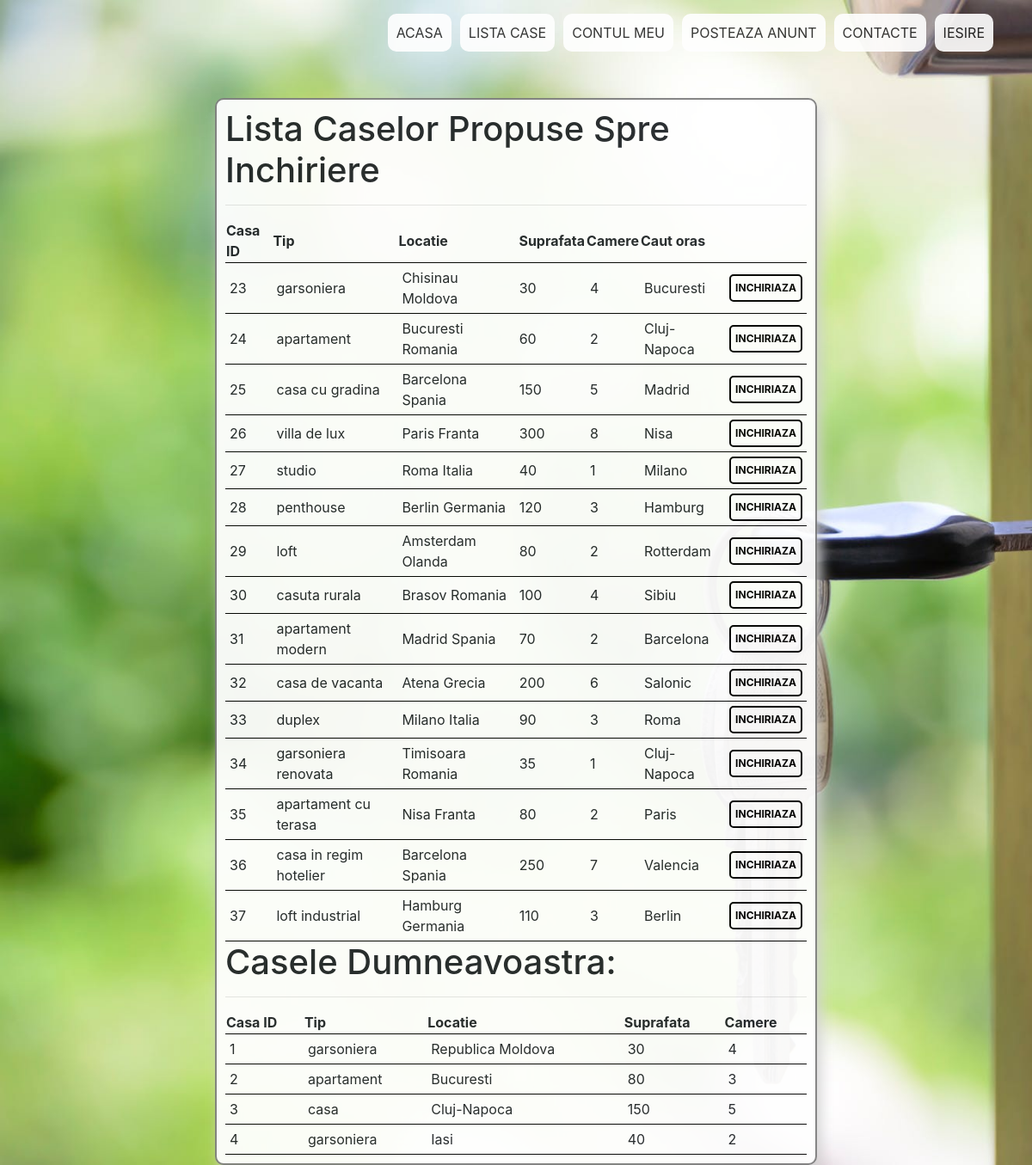
/catalog.php (signed in), run on the app's committed database.
### tables this page shows
CREATE TABLE `alte_case` (
  `id_case` int(11) NOT NULL,
  `title` text NOT NULL,
  `tara` text NOT NULL,
  `oras` text NOT NULL,
  `suprafata` bigint(255) NOT NULL,
  `camere` int(255) NOT NULL,
  `caut_oras` varchar(255) NOT NULL
);

CREATE TABLE `casute` (
  `id` int(255) NOT NULL,
  `locatie` varchar(255) NOT NULL,
  `tip` varchar(255) NOT NULL,
  `suprafata` varchar(255) NOT NULL,
  `camere` int(255) NOT NULL
);

### catalog.php (the view, shortened to what this page needs)
<!DOCTYPE html>
<html>
<head>
  <link rel="stylesheet" href="css/style.css">
  <link rel="stylesheet" href="https://stackpath.bootstrapcdn.com/bootstrap/4.3.1/css/bootstrap.min.css">
</head>
<body>
  <?php include 'includes/header.php'; ?>
  <div>
  <h1> &nbsp</h1>
  </div>
  <div class="wrapper3">
    <h1>Lista Caselor Propuse Spre Inchiriere</h1>
    <hr>
    <table>
      <tr>
        <th>Casa ID</th>
        <th>Tip</th>
        <th>Locatie</th>
        <th>&nbspSuprafata </th>
        <th>Camere </th>
        <th>Caut oras</th>
        <th></th>
      </tr>
      <?php
      require("config/dbconnect.php");
      $sql = "
      SELECT id_case, title, suprafata, camere, CONCAT(oras,' ',tara) AS locatie, caut_oras from alte_case";
      if(!$result = $con->query($sql)){
      die('S-a intamplat o eroare in timpul interogarii [' . $con->error .']');
      }
      while($row = $result->fetch_assoc()){
      echo "<tr>";
      echo "<td>" . $row['id_case'] . "</td>";
      echo "<td>" . $row['title'] . "</td>";
      echo "<td>" . $row['locatie'] . "</td>";
      echo "<td>" . $row['suprafata'] .  "</td>";
      echo "<td>" . $row['camere'] . "</td>";
      echo "<td>" . $row['caut_oras'] . "</td>";
      echo "<td>" . '<form action=' . htmlspecialchars($_SERVER["PHP_SELF"]) . ' method="post"> <button type="submit" name="button" value=' . $row["id_case"] . ' class="rentbutton">INCHIRIAZA</button> </form>' . "</td>";
      echo "</tr>";
      }
      ?>
    </table>
    <h1>Casele Dumneavoastra:</h1>
    <hr>
    <table>
      <tr>
        <th>Casa ID</th>
        <th>Tip</th>
        <th>Locatie</th>
        <th>Suprafata</th>
        <th>Camere</th>
        <th></th>
      </tr>
    <?php
    require("config/dbconnect.php");
    $sql2 = "
    SELECT id, tip, locatie, suprafata, camere from casute";
    if(!$result = $con->query($sql2)){
    die('S-a intamplat o eroare in timpul interogarii [' . $con->error .']');
    }
    while($row = $result->fetch_assoc()){
      echo "<tr>";
      echo "<td>" . $row['id'] . "</td>";
      echo "<td>" . $row['tip'] . "</td>";
      echo "<td>" . $row['locatie'] . "</td>";
      echo "<td>" . $row['suprafata'] . "</td>";
      echo "<td>" . $row['camere'] . "</td>";
      echo "</tr>";
      }
    ?>
  </table>
  </div>
</body>
</html>

### css/style.css (style rules this page uses)
body { background-image: url("../css/login-bg1.jpg"); background-repeat: no-repeat; background-size: cover; width: 100%; height: 100%; margin: 0; }
.wrapper3 { width: 700px; height: auto; display: block; margin: 50px auto auto auto; padding: 10px 10px; border: 2px solid gray; border-radius: 10px; box-shadow: 5px 10px 15px lightgray; opacity: 0.95; background-color: white; }
td { padding: 5px; }
tr { text-align: left; border-bottom: 1px solid black; }
table { width: 100%; border-collapse: collapse; }
.rentbutton { width: 100%; border-radius: 5px; background-color: transparent; color: black; font-weight: bold; border: 2px solid black; padding: 5px; font-size: 12px; cursor: pointer; }

### data on the page
alte_case: id_case "23", title "garsoniera", locatie "Chisinau Moldova", suprafata "30", camere "4", caut_oras "Bucuresti"
alte_case: id_case "24", title "apartament", locatie "Bucuresti Romania", suprafata "60", camere "2", caut_oras "Cluj-Napoca"
alte_case: id_case "25", title "casa cu gradina", locatie "Barcelona Spania", suprafata "150", camere "5", caut_oras "Madrid"
alte_case: id_case "26", title "villa de lux", locatie "Paris Franta", suprafata "300", camere "8", caut_oras "Nisa"
alte_case: id_case "27", title "studio", locatie "Roma Italia", suprafata "40", camere "1", caut_oras "Milano"
alte_case: id_case "28", title "penthouse", locatie "Berlin Germania", suprafata "120", camere "3", caut_oras "Hamburg"
alte_case: id_case "29", title "loft", locatie "Amsterdam Olanda", suprafata "80", camere "2", caut_oras "Rotterdam"
alte_case: id_case "30", title "casuta rurala", locatie "Brasov Romania", suprafata "100", camere "4", caut_oras "Sibiu"
alte_case: id_case "31", title "apartament modern", locatie "Madrid Spania", suprafata "70", camere "2", caut_oras "Barcelona"
alte_case: id_case "32", title "casa de vacanta", locatie "Atena Grecia", suprafata "200", camere "6", caut_oras "Salonic"
alte_case: id_case "33", title "duplex", locatie "Milano Italia", suprafata "90", camere "3", caut_oras "Roma"
alte_case: id_case "34", title "garsoniera renovata", locatie "Timisoara Romania", suprafata "35", camere "1", caut_oras "Cluj-Napoca"
alte_case: id_case "35", title "apartament cu terasa", locatie "Nisa Franta", suprafata "80", camere "2", caut_oras "Paris"
alte_case: id_case "36", title "casa in regim hotelier", locatie "Barcelona Spania", suprafata "250", camere "7", caut_oras "Valencia"
alte_case: id_case "37", title "loft industrial", locatie "Hamburg Germania", suprafata "110", camere "3", caut_oras "Berlin"
casute: id "1", tip "garsoniera", locatie "Republica Moldova", suprafata "30", camere "4"
casute: id "2", tip "apartament", locatie "Bucuresti", suprafata "80", camere "3"
casute: id "3", tip "casa", locatie "Cluj-Napoca", suprafata "150", camere "5"
casute: id "4", tip "garsoniera", locatie "Iasi", suprafata "40", camere "2"
